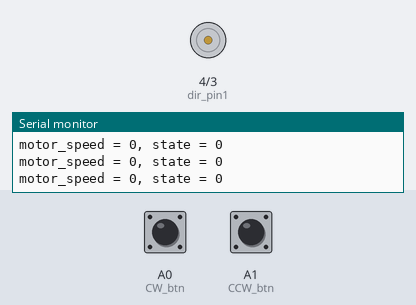
Simulated run of this sketch. Board: Arduino Uno, built with avr-gcc and run on an emulated ATmega328P. Parts: motor-driver pin pairs drawn as motors (green arrow = first pin HIGH = forward, orange = second pin HIGH = backward, longer = more drive, scaled by the enable pin), the last lines printed to the serial monitor. The test bench sets the inputs (shaded band); at power-on: A0 (CW_btn) HIGH, A1 (CCW_btn) HIGH.

Above: at 1.2 s.
1.3 s: A0 (CW_btn) pulled LOW for 0.15 s
At 2.1 s:
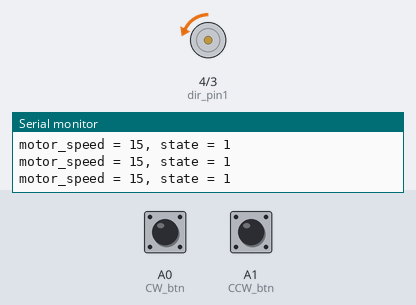
2.9 s: A1 (CCW_btn) pulled LOW for 1 s
At 5.2 s:
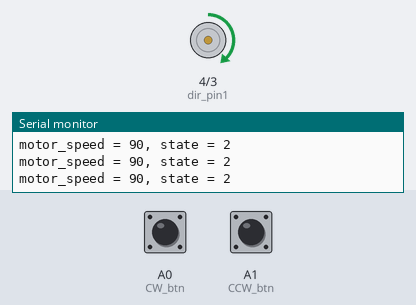
5.9 s: A1 (CCW_btn) pulled LOW for 3.2 s
At 8.1 s:
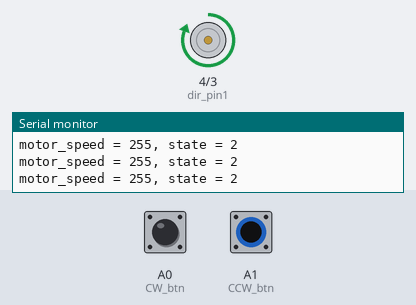
10.6 s: A0 (CW_btn) pulled LOW for 3.2 s
At 14.5 s:
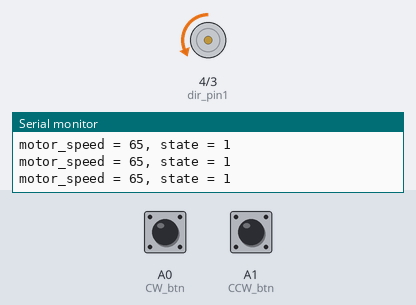
15.3 s: A0 (CW_btn) pulled LOW for 1 s
At 16.9 s:
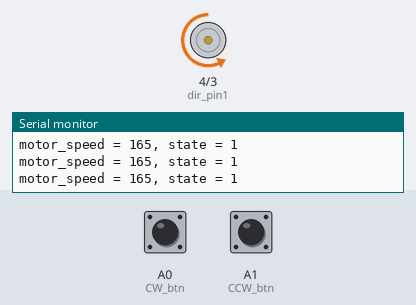
18.3 s: A0 (CW_btn) pulled LOW for 1 s
At 19.6 s:
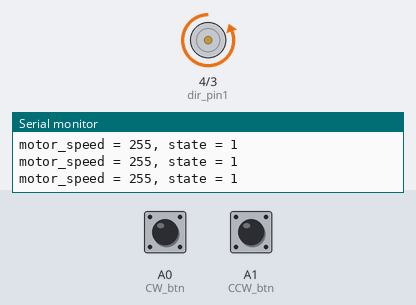
Timing chart, 0 to 21.3 s (numbered marks = the images above; inputs shaded):
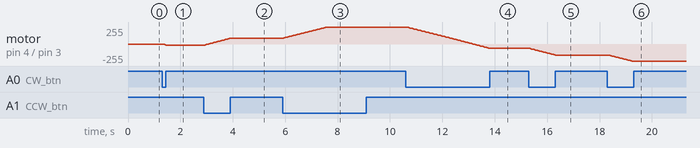

Measured:
- after the input at 1.3 s, motor on pin 4 (dir_pin1) / pin 3 (dir_pin2): stopped → backward 15/255 after 0.05 s
- after the input at 2.9 s, motor on pin 4 (dir_pin1) / pin 3 (dir_pin2): moves from backward 15/255 to forward 90/255 over 0.97 s, starting at once
- after the input at 5.9 s, motor on pin 4 (dir_pin1) / pin 3 (dir_pin2): moves from forward 90/255 to forward 255/255 over 1.6 s, starting after 0.05 s
- after the input at 10.6 s, motor on pin 4 (dir_pin1) / pin 3 (dir_pin2): moves from forward 255/255 to backward 65/255 over 3.1 s, starting after 0.06 s
- after the input at 15.3 s, motor on pin 4 (dir_pin1) / pin 3 (dir_pin2): moves from backward 65/255 to backward 165/255 over 0.96 s, starting after 0.05 s
- after the input at 18.3 s, motor on pin 4 (dir_pin1) / pin 3 (dir_pin2): moves from backward 165/255 to backward 255/255 over 0.87 s, starting after 0.06 s

The sketch:

Tutorial_40_1_Buttons_and_DC_Motor.ino
```cpp
// Buttons & DC Motor

// buttons
int CW_btn = A0;
int CCW_btn = A1;

int CW_btn_val;
int CCW_btn_val;

// DC Motor
int speed_pin = 5;
int dir_pin1 = 4;
int dir_pin2 = 3;
int motor_speed = 0; // set to stop

int state = 0; //default state, starting at rest
// state = 1, in CW direction
// state = 2, in CCW direction

void setup() {
  // put your setup code here, to run once:

  Serial.begin(9600);

  //buttons
  pinMode(CW_btn, INPUT);
  pinMode(CCW_btn, INPUT);
  digitalWrite(CW_btn, HIGH); //pull up btn -> btn unpressed
  digitalWrite(CCW_btn, HIGH);

  // DC Motor
  pinMode(speed_pin, OUTPUT);
  pinMode(dir_pin1, OUTPUT);
  pinMode(dir_pin2, OUTPUT);
}

void loop() {
  // put your main code here, to run repeatedly:

  Serial.print("motor_speed = ");
  Serial.print(motor_speed);

  CW_btn_val = digitalRead(CW_btn);
  CCW_btn_val = digitalRead(CCW_btn);

  Serial.print(", state = ");
  Serial.println(state);

  // only change DC motor when only one btn is pressed, will NOT work if both btns are pressed
  if (state == 0) { //initial state, starting at rest
    if (CW_btn_val == 0 && CCW_btn_val == 1) { // increase speed in CW direction
      if (motor_speed < 255) {
        digitalWrite(dir_pin1, LOW);
        digitalWrite(dir_pin2, HIGH);
        motor_speed += 5;
        Serial.print("motor_speed = ");
        Serial.println(motor_speed);

        state = 1; // state is in CW direction
      }
    }
    else if (CW_btn_val == 1 && CCW_btn_val == 0) { // increase speed in CCW direction
      if (motor_speed < 255) {
        digitalWrite(dir_pin1, HIGH);
        digitalWrite(dir_pin2, LOW);
        motor_speed += 5;

        Serial.print("motor_speed = ");
        Serial.println(motor_speed);

        state = 2; // state is in CCW direction
       }
    }
  }else if (state == 1) { // state currently CW
    if (CW_btn_val == 0 && CCW_btn_val == 1) { //increase speed in CW direction
      if (motor_speed >= 0 && motor_speed < 255) {
        digitalWrite(dir_pin1, LOW);
        digitalWrite(dir_pin2, HIGH);
        motor_speed += 5;
        Serial.print("motor_speed = ");
        Serial.println(motor_speed);

        state = 1; // state is in CW direction
      }
    }
    else if (CW_btn_val == 1 && CCW_btn_val == 0) { //decrease speed in CW direction
      if (motor_speed > 0 && motor_speed <= 255) {
        digitalWrite(dir_pin1, LOW);
        digitalWrite(dir_pin2, HIGH);
        motor_speed -= 5;
        Serial.print("motor_speed = ");
        Serial.println(motor_speed);

        state = 1; // state is in CW direction
      }
      else if (motor_speed <= 0) { //change state to CCW direction
        digitalWrite(dir_pin1, HIGH);
        digitalWrite(dir_pin2, LOW);
        motor_speed += 5;
        Serial.print("motor_speed = ");
        Serial.println(motor_speed);

        state = 2; // state is in CCW direction
      }
    }
  }else if (state == 2) { // state currently CCW
    if (CW_btn_val == 1 && CCW_btn_val == 0) { //increase speed in CCW direction
      if (motor_speed >= 0 && motor_speed < 255) {
        digitalWrite(dir_pin1, HIGH);
        digitalWrite(dir_pin2, LOW);
        motor_speed += 5;
        Serial.print("motor_speed = ");
        Serial.println(motor_speed);

        state = 2; // state is in CCW direction
      }
    }
    else if (CW_btn_val == 0 && CCW_btn_val == 1) { //decrease speed in CCW direction
      if (motor_speed > 0 && motor_speed <= 255) {
        digitalWrite(dir_pin1, HIGH);
        digitalWrite(dir_pin2, LOW);
        motor_speed -= 5;
        Serial.print("motor_speed = ");
        Serial.println(motor_speed);

        state = 2; // state is in CCW direction
      }
      else if (motor_speed <= 0) { // change state to CW direction
        digitalWrite(dir_pin1, LOW);
        digitalWrite(dir_pin2, HIGH);
        motor_speed += 5;
        Serial.print("motor_speed = ");
        Serial.println(motor_speed);

        state = 1; // state is in CW direction
      }
    }
  }

  analogWrite(speed_pin, motor_speed);
}
```
